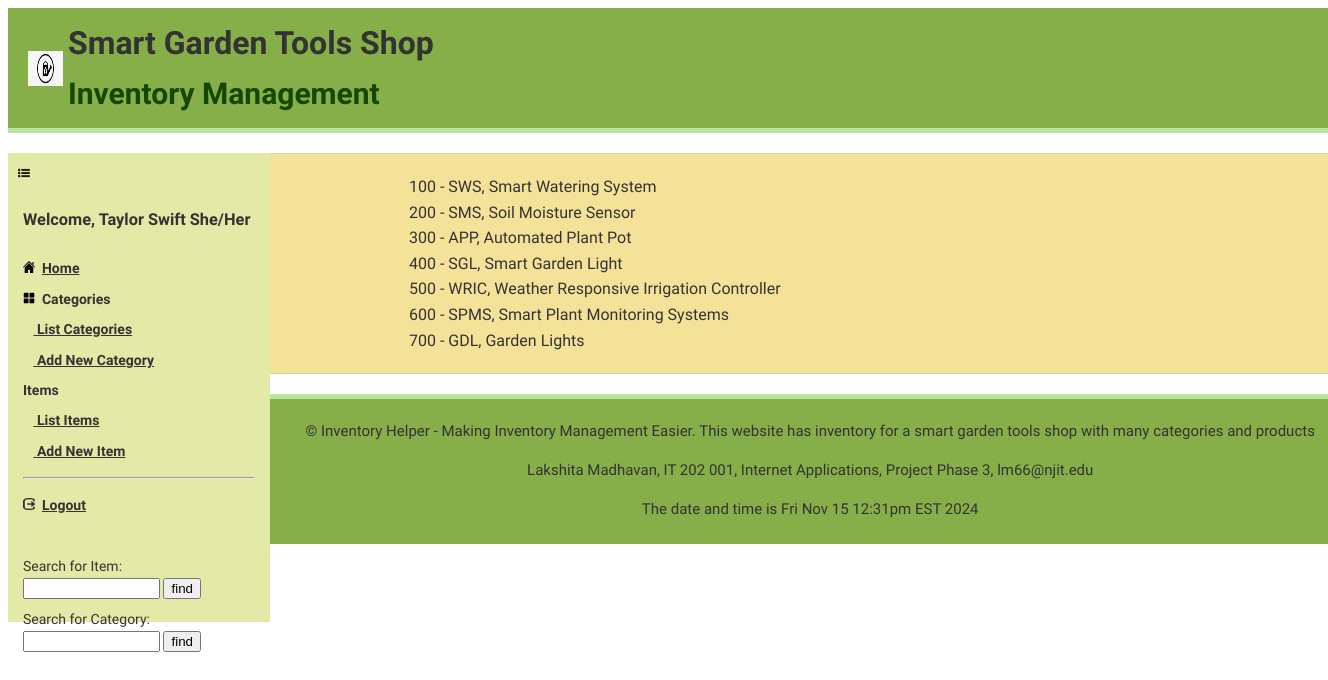
The app's page /website/index.php?content=listgardentoolscategories (signed in) with its own data.
### tables this page shows
CREATE TABLE IF NOT EXISTS `SmartGardeningToolsCategories` (
  `ToolCategoryID` int(11) NOT NULL,
  `ToolCategoryCode` varchar(255) NOT NULL,
  `ToolCategoryName` varchar(255) NOT NULL,
  `ToolShelfNumber` int(11) NOT NULL,
  `DateCreated` datetime NOT NULL
);

### website/gardentoolscategory.php (called while the page is built, shortened)
<?php
class Category
{
   function __construct($ToolCategoryID, $ToolCategoryCode, $ToolCategoryName, $ToolShelfNumber, $DateCreated)
   {
       $this->ToolCategoryID = $ToolCategoryID;
       $this->ToolCategoryCode = $ToolCategoryCode;
       $this->ToolCategoryName = $ToolCategoryName;
   }
   static function getCategories()
   {
       $db = getDB();
       $query = "SELECT * FROM SmartGardeningToolsCategories";
       $result = $db->query($query);
       if (mysqli_num_rows($result) > 0) {
           $categories = array();
           while ($row = $result->fetch_array(MYSQLI_ASSOC)) {
               $category = new Category(
                   $row['ToolCategoryID'],
                   $row['ToolCategoryCode'],
                   $row['ToolCategoryName'],
                   $row['ToolShelfNumber'],
                   $row['DateCreated']
               );
               array_push($categories, $category);
           }
           return $categories;
       } else {
           $db->close();
           return NULL;
       }
   }
}

### website/listgardentoolscategories.inc.php (the view)
<?php
include_once("gardentoolscategory.php");
$categories = Category::getCategories();
foreach($categories as $category) {
   $ToolCategoryID = $category->ToolCategoryID;
   $name = $ToolCategoryID . " - " . $category->ToolCategoryCode . ", " . $category->ToolCategoryName;
   echo "$name<br>";
}
?>

### website/styles.css (style rules this page uses)
body { font-family: 'Raleway', sans-serif; font-size: 16px; color: #333; background-color: #ffffff; line-height: 1.6; }

### records on screen
smartgardeningtoolscategories: name "100 - SWS, Smart Watering System"
smartgardeningtoolscategories: name "200 - SMS, Soil Moisture Sensor"
smartgardeningtoolscategories: name "300 - APP, Automated Plant Pot"
smartgardeningtoolscategories: name "400 - SGL, Smart Garden Light"
smartgardeningtoolscategories: name "500 - WRIC, Weather Responsive Irrigation Controller"
smartgardeningtoolscategories: name "600 - SPMS, Smart Plant Monitoring Systems"
smartgardeningtoolscategories: name "700 - GDL, Garden Lights"

### other values on screen
$_SESSION['login'] "Taylor Swift She/Her"
